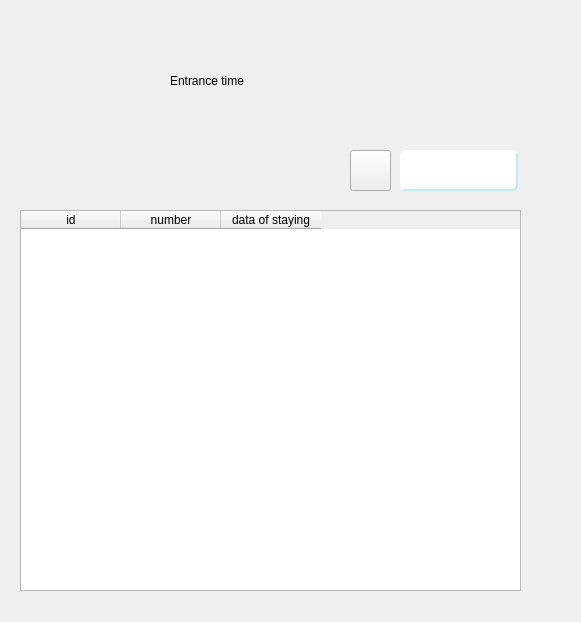
<?xml version="1.0" encoding="UTF-8"?>
<ui version="4.0">
 <class>PeriodOfStaying</class>
 <widget class="QWidget" name="PeriodOfStaying">
  <property name="geometry">
   <rect>
    <x>0</x>
    <y>0</y>
    <width>581</width>
    <height>622</height>
   </rect>
  </property>
  <property name="windowTitle">
   <string>Form</string>
  </property>
  <widget class="QTableWidget" name="tableWidget">
   <property name="geometry">
    <rect>
     <x>20</x>
     <y>210</y>
     <width>501</width>
     <height>381</height>
    </rect>
   </property>
   <property name="styleSheet">
    <string notr="true">font: 57 italic 16pt &quot;URW Chancery L&quot;;
background-image: url(:/doc/aesthetic-background-gradient-green-Favim.com-2877559.jpg); 
selection-background-color: rgb(127, 192, 217);</string>
   </property>
   <column>
    <property name="text">
     <string>id</string>
    </property>
   </column>
   <column>
    <property name="text">
     <string>number</string>
    </property>
   </column>
   <column>
    <property name="text">
     <string>data of staying</string>
    </property>
   </column>
  </widget>
  <widget class="QLabel" name="label">
   <property name="geometry">
    <rect>
     <x>500</x>
     <y>10</y>
     <width>67</width>
     <height>17</height>
    </rect>
   </property>
   <property name="text">
    <string/>
   </property>
  </widget>
  <widget class="QLabel" name="label_3">
   <property name="geometry">
    <rect>
     <x>170</x>
     <y>30</y>
     <width>301</width>
     <height>101</height>
    </rect>
   </property>
   <property name="styleSheet">
    <string notr="true">font: 57 italic 40pt &quot;URW Chancery L&quot;;</string>
   </property>
   <property name="text">
    <string>Entrance time </string>
   </property>
  </widget>
  <widget class="QLabel" name="label_2">
   <property name="geometry">
    <rect>
     <x>40</x>
     <y>0</y>
     <width>141</width>
     <height>141</height>
    </rect>
   </property>
   <property name="text">
    <string/>
   </property>
   <property name="pixmap">
    <pixmap resource="doc.qrc">:/doc/990421.png</pixmap>
   </property>
  </widget>
  <widget class="QPushButton" name="pushButton_2">
   <property name="enabled">
    <bool>true</bool>
   </property>
   <property name="geometry">
    <rect>
     <x>350</x>
     <y>150</y>
     <width>41</width>
     <height>41</height>
    </rect>
   </property>
   <property name="styleSheet">
    <string notr="true">QPushButton {
font: 75 28pt \&quot;Serif\&quot;; 
border: 1px solid &quot;+getRGBhexColor(palyellow.shadow().color())+&quot;; border-radius: 5px;

}</string>
   </property>
   <property name="text">
    <string/>
   </property>
   <property name="icon">
    <iconset resource="doc.qrc">
     <normaloff>:/doc/search-loop-512.png</normaloff>:/doc/search-loop-512.png</iconset>
   </property>
   <property name="iconSize">
    <size>
     <width>30</width>
     <height>30</height>
    </size>
   </property>
  </widget>
  <widget class="QTextEdit" name="textEdit">
   <property name="geometry">
    <rect>
     <x>400</x>
     <y>150</y>
     <width>118</width>
     <height>41</height>
    </rect>
   </property>
   <property name="styleSheet">
    <string notr="true">
   background-color: white;
    border-style: outset;
    border-width: 2px;
    border-radius: 6px;
    border-color: rgb(192, 237, 238);

    min-width: 6em;
    padding: 6px;</string>
   </property>
  </widget>
 </widget>
 <resources>
  <include location="doc.qrc"/>
 </resources>
 <connections/>
</ui>
